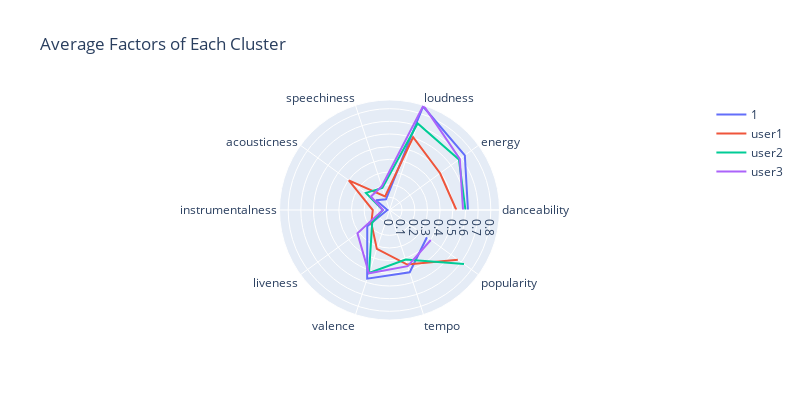

Write notebook code for a chart like this one.
### Markdown cell above
All the users we have belong to the same cluster.

### Code cell
#  initializing dataframe of users and their preferred songs' average qualities 
ave_pref_users_df = pd.DataFrame([ave_user1_pref, ave_user2_pref,ave_user3_pref])

#  stacking these two datasets together 
users_clusters = cluster_song_qualities.loc[user1_label].to_frame().T.append(ave_pref_users_df)
users_clusters



fig = go.Figure()

for i in range(len(users_clusters)):
    fig.add_trace(go.Scatterpolar(
            r = users_clusters.iloc[i],
            theta = relevant_qualities,
            mode = 'lines',
            name = users_clusters.index[i]
        ))
    
fig.update_layout(
    title = 'Average Factors of Each Cluster',
    showlegend = True,
    width=800, 
    height=400
)

fig.show()

### Figure 1 — Plotly figure (JSON) as saved in the notebook; plotly's stock layout.template omitted (floating-point values rounded to 4 significant figures)
{"data": [{"mode": "lines", "name": "1", "r": [0.6195, 0.7353, 0.8593, 0.08925, 0.1321, 0.01579, 0.2171, 0.5701, 0.5167, 0.3653], "theta": ["danceability", "energy", "loudness", "speechiness", "acousticness", "instrumentalness", "liveness", "valence", "tempo", "popularity"], "type": "scatterpolar"}, {"mode": "lines", "name": "user1", "r": [0.528, 0.494, 0.6039, 0.1136, 0.3972, 0.1319, 0.1776, 0.3227, 0.4528, 0.6671], "theta": ["danceability", "energy", "loudness", "speechiness", "acousticness", "instrumentalness", "liveness", "valence", "tempo", "popularity"], "type": "scatterpolar"}, {"mode": "lines", "name": "user2", "r": [0.5997, 0.6779, 0.719, 0.1834, 0.2297, 0.05317, 0.1691, 0.523, 0.4116, 0.7268], "theta": ["danceability", "energy", "loudness", "speechiness", "acousticness", "instrumentalness", "liveness", "valence", "tempo", "popularity"], "type": "scatterpolar"}, {"mode": "lines", "name": "user3", "r": [0.5806, 0.6859, 0.8686, 0.1969, 0.1818, 0.05116, 0.3127, 0.5254, 0.4661, 0.4029], "theta": ["danceability", "energy", "loudness", "speechiness", "acousticness", "instrumentalness", "liveness", "valence", "tempo", "popularity"], "type": "scatterpolar"}], "layout": {"height": 400, "showlegend": true, "title": {"text": "Average Factors of Each Cluster"}, "width": 800}}
